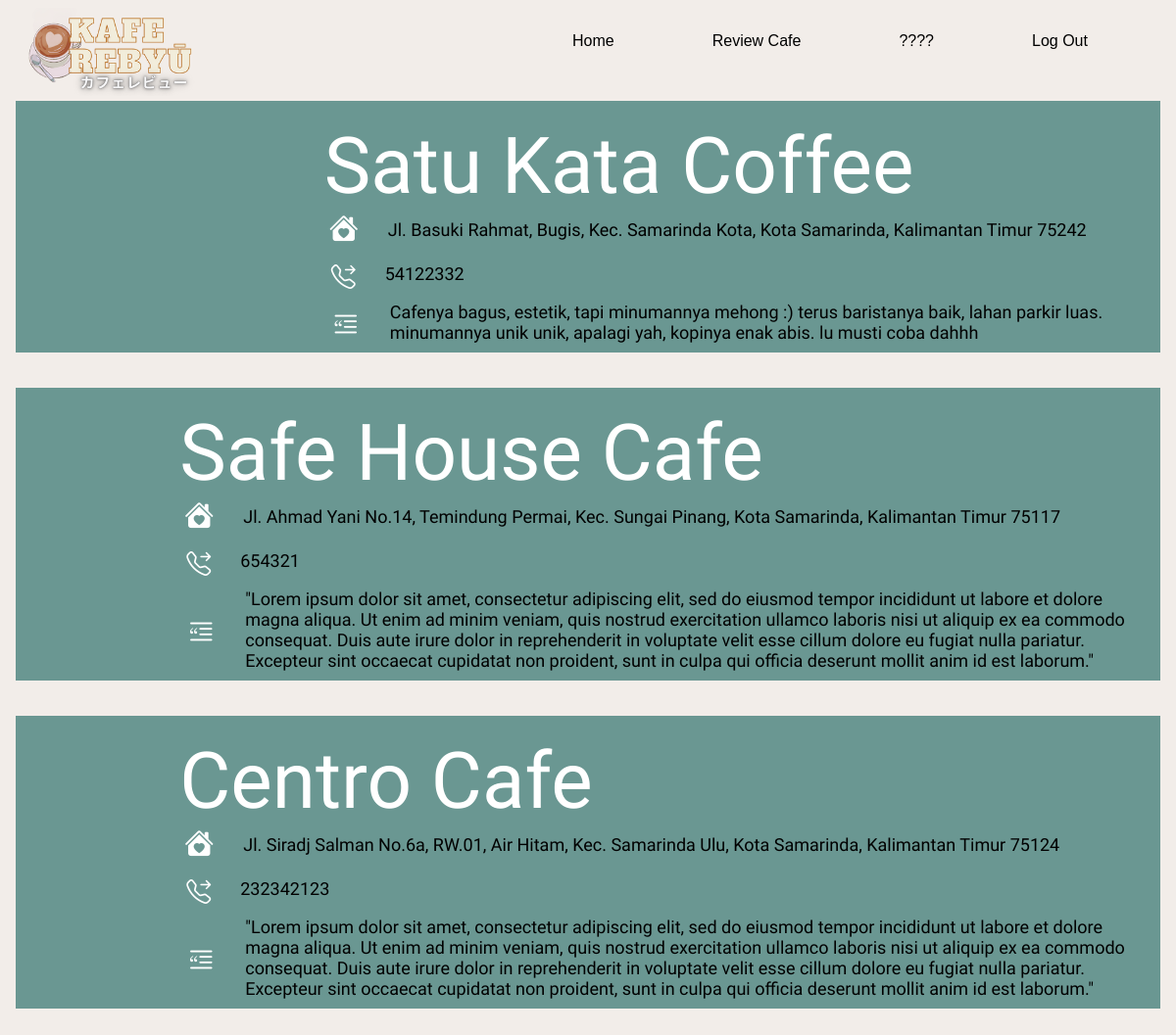
Page /1nov/userReview.php on the committed database.
### tables this page shows
CREATE TABLE `cafe` (
  `nama` varchar(255) NOT NULL,
  `phone` int(12) NOT NULL,
  `deskripsi` varchar(999) NOT NULL,
  `alamat` varchar(999) NOT NULL,
  `id` int(11) NOT NULL,
  `gambar` varchar(100) NOT NULL
);

### 1nov/userReview.php (the view, shortened to what this page needs)
<?php
$koneksi = mysqli_connect("localhost", "root", "", "pa_web");
$statistik = query("SELECT * FROM cafe");
function query($data){
    global $koneksi;
    $hasil = mysqli_query($koneksi, $data);
    $rows = [];
    while($row = mysqli_fetch_assoc($hasil)){
        $rows[ ] = $row;
    }
return $rows;
}
?>
<!DOCTYPE html>
<html lang="en">
<head>
    <link rel="stylesheet" href="https://cdn.jsdelivr.net/npm/bootstrap-icons@1.9.1/font/bootstrap-icons.css">
    <link rel="stylesheet" href="userReview.css">
</head>
<body>
<div id="logo">
    <img src="logo.png" width="180px">
</div>
<nav>
    <div>
        <ul>
            <li><a class="active" href="index.html">Home</a></li>
            <li><a href="#">Review Cafe</a></li>
            <li><a href="#">????</a></li>
            <li><a href="#">Log Out</a></li>
        </ul>
    </div>
</nav>
<div class="konten">
        <?php foreach($statistik as $data) : ?>
            <div class="box">
                <div class="text">
                    <div class="namacafe">
                        <?php echo $data['nama']; ?>
                    </div>
                    <div class="alamat">
                        <div class="iconalamat"><i class="bi bi-house-heart-fill"></i></div>
                        <?php echo $data["alamat"]; ?>
                    </div>
                    <div class="phone">
                        <div class="iconphone"><i class="bi bi-telephone-forward"></i></i></div>
                        <?php echo $data["phone"]; ?>
                    </div>
                    <div class="desc">
                        <div class="icondesc"><i class="bi bi-blockquote-left"></i></div>
                        <?php echo $data["deskripsi"]; ?>
                    </div>
                </div>
            </div>
            <br><br>
        <?php endforeach; ?>
</div>
</body>
</html>

### 1nov/userReview.css (style rules this page uses)
body { background-color: #f2ede9; }
#logo { position:fixed; margin-left: 15px; background-size: contain; background-repeat: no-repeat; }
nav ul { position:fixed; list-style-type: none; font-family: 'Franklin Gothic Medium', 'Arial Narrow', Arial, sans-serif; margin-top: 15px; margin-left: 43%; padding: 10px; }
nav li { display: flexbox; float: left; }
nav li a { padding: 5px 20px; border-radius: 20px; color:black; text-align: center; width: 5%; margin-left: 40%; margin: 1px 30px; text-decoration: none; }
.konten { padding-top: 8%; }
.box { max-width: 97%; margin:0 auto; display: flex; align-items: center; padding: 10px 10px 10px 10px; justify-content: space-between; background-color: #6a9792; }
.namacafe { color: #fff; font-family: 'Secular One', sans-serif; font-size: 80px; padding-top: 10px; padding-left: 30px; }
.alamat { padding-left: 35px; display: flex; align-items: center; font-size: 18px; font-family: 'Ubuntu', sans-serif; }
.iconalamat { color : white; padding-right: 30px; font-size: 30px; }
.phone { padding-top: 10px; padding-left: 37px; display: flex; align-items: center; font-size: 18px; font-family: 'Ubuntu', sans-serif; }
.iconphone { color : white; padding-top: 7px; padding-right: 30px; font-size: 25px; }
.desc { padding-top: 10px; padding-left: 37px; display: flex; align-items: center; font-size: 18px; font-family: 'Ubuntu', sans-serif; }
.icondesc { color : white; padding-top: 7px; padding-right: 30px; font-size: 30px; }

### rows in the picture
cafe: nama "Satu Kata Coffee", alamat "Jl. Basuki Rahmat, Bugis, Kec. Samarinda Kota, Kota Samarinda, Kalimantan Timur 75242", phone "54122332", deskripsi "Cafenya bagus, estetik, tapi minumannya mehong :) terus baristanya baik, lahan parkir luas. minumannya unik unik, apalagi yah, kopinya enak abis. lu musti coba dahhh"
cafe: nama "Safe House Cafe", alamat "Jl. Ahmad Yani No.14, Temindung Permai, Kec. Sungai Pinang, Kota Samarinda, Kalimantan Timur 75117", phone "654321", deskripsi "\"Lorem ipsum dolor sit amet, consectetur adipiscing elit, sed do eiusmod tempor incididunt ut labore et dolore magna aliqua. Ut enim ad minim veniam, quis nostrud exercitation ullamco laboris nisi ut aliquip ex ea commodo consequat. Duis aute irure dolor in reprehenderit in voluptate velit esse cillum dolore eu fugiat nulla pariatur. Excepteur sint occaecat cupidatat non proident, sunt in culpa qui officia deserunt mollit anim id est laborum.\""
cafe: nama "Centro Cafe", alamat "Jl. Siradj Salman No.6a, RW.01, Air Hitam, Kec. Samarinda Ulu, Kota Samarinda, Kalimantan Timur 75124", phone "232342123", deskripsi "\"Lorem ipsum dolor sit amet, consectetur adipiscing elit, sed do eiusmod tempor incididunt ut labore et dolore magna aliqua. Ut enim ad minim veniam, quis nostrud exercitation ullamco laboris nisi ut aliquip ex ea commodo consequat. Duis aute irure dolor in reprehenderit in voluptate velit esse cillum dolore eu fugiat nulla pariatur. Excepteur sint occaecat cupidatat non proident, sunt in culpa qui officia deserunt mollit anim id est laborum.\""
